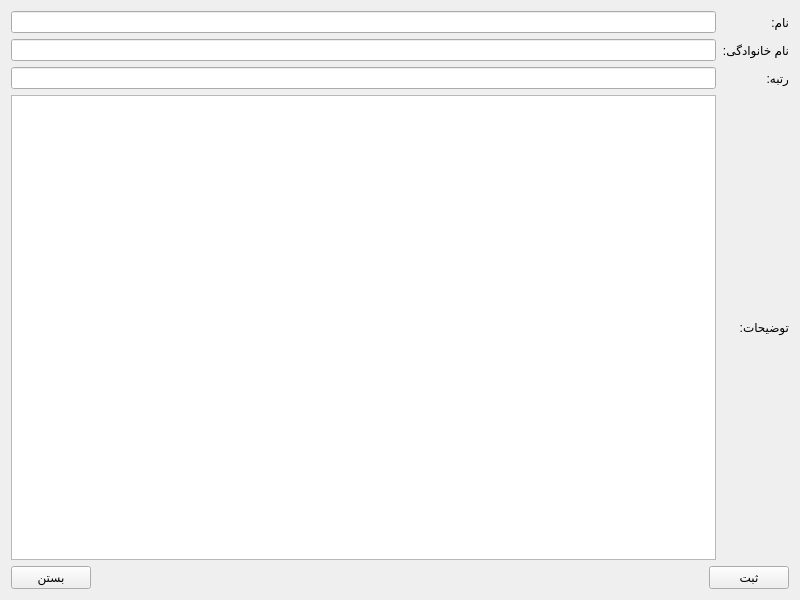
<?xml version="1.0" encoding="UTF-8"?>
<ui version="4.0">
 <class>Hos</class>
 <widget class="QWidget" name="Hos">
  <property name="geometry">
   <rect>
    <x>0</x>
    <y>0</y>
    <width>800</width>
    <height>600</height>
   </rect>
  </property>
  <property name="windowTitle">
   <string>Hos</string>
  </property>
  <layout class="QGridLayout" name="gridLayout_2">
   <item row="0" column="0">
    <layout class="QVBoxLayout" name="verticalLayout">
     <item>
      <layout class="QGridLayout" name="gridLayout">
       <item row="2" column="1" colspan="2">
        <widget class="QLabel" name="label_9">
         <property name="locale">
          <locale language="Persian" country="Iran"/>
         </property>
         <property name="text">
          <string>رتبه:</string>
         </property>
        </widget>
       </item>
       <item row="0" column="1" colspan="2">
        <widget class="QLabel" name="label_7">
         <property name="locale">
          <locale language="Persian" country="Iran"/>
         </property>
         <property name="text">
          <string>نام:</string>
         </property>
        </widget>
       </item>
       <item row="3" column="0">
        <widget class="QTextEdit" name="textEdit">
         <property name="locale">
          <locale language="Persian" country="Iran"/>
         </property>
        </widget>
       </item>
       <item row="0" column="0">
        <widget class="QLineEdit" name="lineEdit">
         <property name="locale">
          <locale language="Persian" country="Iran"/>
         </property>
         <property name="text">
          <string/>
         </property>
        </widget>
       </item>
       <item row="2" column="0">
        <widget class="QLineEdit" name="lineEdit_3">
         <property name="locale">
          <locale language="Persian" country="Iran"/>
         </property>
         <property name="text">
          <string/>
         </property>
        </widget>
       </item>
       <item row="1" column="0">
        <widget class="QLineEdit" name="lineEdit_2">
         <property name="locale">
          <locale language="Persian" country="Iran"/>
         </property>
         <property name="text">
          <string/>
         </property>
        </widget>
       </item>
       <item row="3" column="2">
        <widget class="QLabel" name="label">
         <property name="locale">
          <locale language="Persian" country="Iran"/>
         </property>
         <property name="text">
          <string>توضیحات:</string>
         </property>
        </widget>
       </item>
       <item row="1" column="1" colspan="2">
        <widget class="QLabel" name="label_8">
         <property name="locale">
          <locale language="Persian" country="Iran"/>
         </property>
         <property name="text">
          <string>نام خانوادگی:</string>
         </property>
        </widget>
       </item>
      </layout>
     </item>
     <item>
      <layout class="QHBoxLayout" name="horizontalLayout">
       <item>
        <widget class="QPushButton" name="pushButton">
         <property name="locale">
          <locale language="Persian" country="Iran"/>
         </property>
         <property name="text">
          <string>بستن</string>
         </property>
         <property name="default">
          <bool>false</bool>
         </property>
         <property name="flat">
          <bool>false</bool>
         </property>
        </widget>
       </item>
       <item>
        <spacer name="horizontalSpacer">
         <property name="orientation">
          <enum>Qt::Horizontal</enum>
         </property>
         <property name="sizeHint" stdset="0">
          <size>
           <width>40</width>
           <height>20</height>
          </size>
         </property>
        </spacer>
       </item>
       <item>
        <widget class="QPushButton" name="pushButton_2">
         <property name="locale">
          <locale language="Persian" country="Iran"/>
         </property>
         <property name="text">
          <string>ثبت</string>
         </property>
        </widget>
       </item>
      </layout>
     </item>
    </layout>
   </item>
  </layout>
 </widget>
 <resources/>
 <connections/>
</ui>
